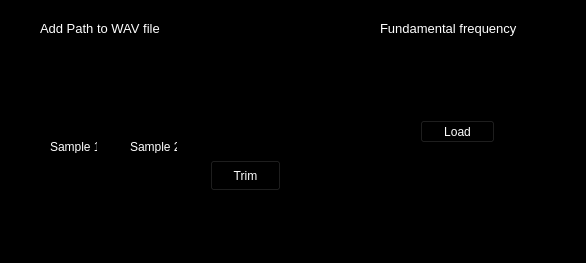
<?xml version="1.0" encoding="UTF-8"?>
<ui version="4.0">
 <class>MainWindow</class>
 <widget class="QMainWindow" name="MainWindow">
  <property name="geometry">
   <rect>
    <x>0</x>
    <y>0</y>
    <width>586</width>
    <height>263</height>
   </rect>
  </property>
  <property name="windowTitle">
   <string>MainWindow</string>
  </property>
  <property name="styleSheet">
   <string notr="true">background-color: rgb(0, 0, 0);</string>
  </property>
  <widget class="QWidget" name="centralwidget">
   <widget class="QPushButton" name="pushButton">
    <property name="geometry">
     <rect>
      <x>420</x>
      <y>120</y>
      <width>75</width>
      <height>23</height>
     </rect>
    </property>
    <property name="palette">
     <palette>
      <active>
       <colorrole role="Button">
        <brush brushstyle="SolidPattern">
         <color alpha="255">
          <red>0</red>
          <green>0</green>
          <blue>0</blue>
         </color>
        </brush>
       </colorrole>
       <colorrole role="ButtonText">
        <brush brushstyle="SolidPattern">
         <color alpha="255">
          <red>255</red>
          <green>255</green>
          <blue>255</blue>
         </color>
        </brush>
       </colorrole>
       <colorrole role="Base">
        <brush brushstyle="SolidPattern">
         <color alpha="255">
          <red>0</red>
          <green>0</green>
          <blue>0</blue>
         </color>
        </brush>
       </colorrole>
       <colorrole role="Window">
        <brush brushstyle="SolidPattern">
         <color alpha="255">
          <red>0</red>
          <green>0</green>
          <blue>0</blue>
         </color>
        </brush>
       </colorrole>
      </active>
      <inactive>
       <colorrole role="Button">
        <brush brushstyle="SolidPattern">
         <color alpha="255">
          <red>0</red>
          <green>0</green>
          <blue>0</blue>
         </color>
        </brush>
       </colorrole>
       <colorrole role="ButtonText">
        <brush brushstyle="SolidPattern">
         <color alpha="255">
          <red>255</red>
          <green>255</green>
          <blue>255</blue>
         </color>
        </brush>
       </colorrole>
       <colorrole role="Base">
        <brush brushstyle="SolidPattern">
         <color alpha="255">
          <red>0</red>
          <green>0</green>
          <blue>0</blue>
         </color>
        </brush>
       </colorrole>
       <colorrole role="Window">
        <brush brushstyle="SolidPattern">
         <color alpha="255">
          <red>0</red>
          <green>0</green>
          <blue>0</blue>
         </color>
        </brush>
       </colorrole>
      </inactive>
      <disabled>
       <colorrole role="Button">
        <brush brushstyle="SolidPattern">
         <color alpha="255">
          <red>0</red>
          <green>0</green>
          <blue>0</blue>
         </color>
        </brush>
       </colorrole>
       <colorrole role="ButtonText">
        <brush brushstyle="SolidPattern">
         <color alpha="255">
          <red>120</red>
          <green>120</green>
          <blue>120</blue>
         </color>
        </brush>
       </colorrole>
       <colorrole role="Base">
        <brush brushstyle="SolidPattern">
         <color alpha="255">
          <red>0</red>
          <green>0</green>
          <blue>0</blue>
         </color>
        </brush>
       </colorrole>
       <colorrole role="Window">
        <brush brushstyle="SolidPattern">
         <color alpha="255">
          <red>0</red>
          <green>0</green>
          <blue>0</blue>
         </color>
        </brush>
       </colorrole>
      </disabled>
     </palette>
    </property>
    <property name="text">
     <string>Load</string>
    </property>
    <property name="shortcut">
     <string>Ctrl+S</string>
    </property>
   </widget>
   <widget class="QTextEdit" name="textEdit">
    <property name="geometry">
     <rect>
      <x>40</x>
      <y>50</y>
      <width>291</width>
      <height>41</height>
     </rect>
    </property>
    <property name="palette">
     <palette>
      <active>
       <colorrole role="WindowText">
        <brush brushstyle="SolidPattern">
         <color alpha="255">
          <red>255</red>
          <green>255</green>
          <blue>255</blue>
         </color>
        </brush>
       </colorrole>
       <colorrole role="Button">
        <brush brushstyle="SolidPattern">
         <color alpha="255">
          <red>0</red>
          <green>0</green>
          <blue>0</blue>
         </color>
        </brush>
       </colorrole>
       <colorrole role="Text">
        <brush brushstyle="SolidPattern">
         <color alpha="255">
          <red>255</red>
          <green>255</green>
          <blue>255</blue>
         </color>
        </brush>
       </colorrole>
       <colorrole role="ButtonText">
        <brush brushstyle="SolidPattern">
         <color alpha="255">
          <red>255</red>
          <green>255</green>
          <blue>255</blue>
         </color>
        </brush>
       </colorrole>
       <colorrole role="Base">
        <brush brushstyle="SolidPattern">
         <color alpha="255">
          <red>0</red>
          <green>0</green>
          <blue>0</blue>
         </color>
        </brush>
       </colorrole>
       <colorrole role="Window">
        <brush brushstyle="SolidPattern">
         <color alpha="255">
          <red>0</red>
          <green>0</green>
          <blue>0</blue>
         </color>
        </brush>
       </colorrole>
      </active>
      <inactive>
       <colorrole role="WindowText">
        <brush brushstyle="SolidPattern">
         <color alpha="255">
          <red>255</red>
          <green>255</green>
          <blue>255</blue>
         </color>
        </brush>
       </colorrole>
       <colorrole role="Button">
        <brush brushstyle="SolidPattern">
         <color alpha="255">
          <red>0</red>
          <green>0</green>
          <blue>0</blue>
         </color>
        </brush>
       </colorrole>
       <colorrole role="Text">
        <brush brushstyle="SolidPattern">
         <color alpha="255">
          <red>255</red>
          <green>255</green>
          <blue>255</blue>
         </color>
        </brush>
       </colorrole>
       <colorrole role="ButtonText">
        <brush brushstyle="SolidPattern">
         <color alpha="255">
          <red>255</red>
          <green>255</green>
          <blue>255</blue>
         </color>
        </brush>
       </colorrole>
       <colorrole role="Base">
        <brush brushstyle="SolidPattern">
         <color alpha="255">
          <red>0</red>
          <green>0</green>
          <blue>0</blue>
         </color>
        </brush>
       </colorrole>
       <colorrole role="Window">
        <brush brushstyle="SolidPattern">
         <color alpha="255">
          <red>0</red>
          <green>0</green>
          <blue>0</blue>
         </color>
        </brush>
       </colorrole>
      </inactive>
      <disabled>
       <colorrole role="WindowText">
        <brush brushstyle="SolidPattern">
         <color alpha="255">
          <red>120</red>
          <green>120</green>
          <blue>120</blue>
         </color>
        </brush>
       </colorrole>
       <colorrole role="Button">
        <brush brushstyle="SolidPattern">
         <color alpha="255">
          <red>0</red>
          <green>0</green>
          <blue>0</blue>
         </color>
        </brush>
       </colorrole>
       <colorrole role="Text">
        <brush brushstyle="SolidPattern">
         <color alpha="255">
          <red>120</red>
          <green>120</green>
          <blue>120</blue>
         </color>
        </brush>
       </colorrole>
       <colorrole role="ButtonText">
        <brush brushstyle="SolidPattern">
         <color alpha="255">
          <red>120</red>
          <green>120</green>
          <blue>120</blue>
         </color>
        </brush>
       </colorrole>
       <colorrole role="Base">
        <brush brushstyle="SolidPattern">
         <color alpha="255">
          <red>0</red>
          <green>0</green>
          <blue>0</blue>
         </color>
        </brush>
       </colorrole>
       <colorrole role="Window">
        <brush brushstyle="SolidPattern">
         <color alpha="255">
          <red>0</red>
          <green>0</green>
          <blue>0</blue>
         </color>
        </brush>
       </colorrole>
      </disabled>
     </palette>
    </property>
   </widget>
   <widget class="QLabel" name="label">
    <property name="geometry">
     <rect>
      <x>40</x>
      <y>20</y>
      <width>171</width>
      <height>16</height>
     </rect>
    </property>
    <property name="palette">
     <palette>
      <active>
       <colorrole role="WindowText">
        <brush brushstyle="SolidPattern">
         <color alpha="255">
          <red>255</red>
          <green>255</green>
          <blue>255</blue>
         </color>
        </brush>
       </colorrole>
       <colorrole role="Button">
        <brush brushstyle="SolidPattern">
         <color alpha="255">
          <red>0</red>
          <green>0</green>
          <blue>0</blue>
         </color>
        </brush>
       </colorrole>
       <colorrole role="Text">
        <brush brushstyle="SolidPattern">
         <color alpha="255">
          <red>255</red>
          <green>255</green>
          <blue>255</blue>
         </color>
        </brush>
       </colorrole>
       <colorrole role="ButtonText">
        <brush brushstyle="SolidPattern">
         <color alpha="255">
          <red>255</red>
          <green>255</green>
          <blue>255</blue>
         </color>
        </brush>
       </colorrole>
       <colorrole role="Base">
        <brush brushstyle="SolidPattern">
         <color alpha="255">
          <red>0</red>
          <green>0</green>
          <blue>0</blue>
         </color>
        </brush>
       </colorrole>
       <colorrole role="Window">
        <brush brushstyle="SolidPattern">
         <color alpha="255">
          <red>0</red>
          <green>0</green>
          <blue>0</blue>
         </color>
        </brush>
       </colorrole>
      </active>
      <inactive>
       <colorrole role="WindowText">
        <brush brushstyle="SolidPattern">
         <color alpha="255">
          <red>255</red>
          <green>255</green>
          <blue>255</blue>
         </color>
        </brush>
       </colorrole>
       <colorrole role="Button">
        <brush brushstyle="SolidPattern">
         <color alpha="255">
          <red>0</red>
          <green>0</green>
          <blue>0</blue>
         </color>
        </brush>
       </colorrole>
       <colorrole role="Text">
        <brush brushstyle="SolidPattern">
         <color alpha="255">
          <red>255</red>
          <green>255</green>
          <blue>255</blue>
         </color>
        </brush>
       </colorrole>
       <colorrole role="ButtonText">
        <brush brushstyle="SolidPattern">
         <color alpha="255">
          <red>255</red>
          <green>255</green>
          <blue>255</blue>
         </color>
        </brush>
       </colorrole>
       <colorrole role="Base">
        <brush brushstyle="SolidPattern">
         <color alpha="255">
          <red>0</red>
          <green>0</green>
          <blue>0</blue>
         </color>
        </brush>
       </colorrole>
       <colorrole role="Window">
        <brush brushstyle="SolidPattern">
         <color alpha="255">
          <red>0</red>
          <green>0</green>
          <blue>0</blue>
         </color>
        </brush>
       </colorrole>
      </inactive>
      <disabled>
       <colorrole role="WindowText">
        <brush brushstyle="SolidPattern">
         <color alpha="255">
          <red>120</red>
          <green>120</green>
          <blue>120</blue>
         </color>
        </brush>
       </colorrole>
       <colorrole role="Button">
        <brush brushstyle="SolidPattern">
         <color alpha="255">
          <red>0</red>
          <green>0</green>
          <blue>0</blue>
         </color>
        </brush>
       </colorrole>
       <colorrole role="Text">
        <brush brushstyle="SolidPattern">
         <color alpha="255">
          <red>120</red>
          <green>120</green>
          <blue>120</blue>
         </color>
        </brush>
       </colorrole>
       <colorrole role="ButtonText">
        <brush brushstyle="SolidPattern">
         <color alpha="255">
          <red>120</red>
          <green>120</green>
          <blue>120</blue>
         </color>
        </brush>
       </colorrole>
       <colorrole role="Base">
        <brush brushstyle="SolidPattern">
         <color alpha="255">
          <red>0</red>
          <green>0</green>
          <blue>0</blue>
         </color>
        </brush>
       </colorrole>
       <colorrole role="Window">
        <brush brushstyle="SolidPattern">
         <color alpha="255">
          <red>0</red>
          <green>0</green>
          <blue>0</blue>
         </color>
        </brush>
       </colorrole>
      </disabled>
     </palette>
    </property>
    <property name="font">
     <font>
      <pointsize>10</pointsize>
     </font>
    </property>
    <property name="text">
     <string>Add Path to WAV file</string>
    </property>
   </widget>
   <widget class="QTextEdit" name="textEdit_2">
    <property name="geometry">
     <rect>
      <x>130</x>
      <y>160</y>
      <width>41</width>
      <height>31</height>
     </rect>
    </property>
    <property name="palette">
     <palette>
      <active>
       <colorrole role="WindowText">
        <brush brushstyle="SolidPattern">
         <color alpha="255">
          <red>255</red>
          <green>255</green>
          <blue>255</blue>
         </color>
        </brush>
       </colorrole>
       <colorrole role="Button">
        <brush brushstyle="SolidPattern">
         <color alpha="255">
          <red>0</red>
          <green>0</green>
          <blue>0</blue>
         </color>
        </brush>
       </colorrole>
       <colorrole role="Text">
        <brush brushstyle="SolidPattern">
         <color alpha="255">
          <red>255</red>
          <green>255</green>
          <blue>255</blue>
         </color>
        </brush>
       </colorrole>
       <colorrole role="ButtonText">
        <brush brushstyle="SolidPattern">
         <color alpha="255">
          <red>255</red>
          <green>255</green>
          <blue>255</blue>
         </color>
        </brush>
       </colorrole>
       <colorrole role="Base">
        <brush brushstyle="SolidPattern">
         <color alpha="255">
          <red>0</red>
          <green>0</green>
          <blue>0</blue>
         </color>
        </brush>
       </colorrole>
       <colorrole role="Window">
        <brush brushstyle="SolidPattern">
         <color alpha="255">
          <red>0</red>
          <green>0</green>
          <blue>0</blue>
         </color>
        </brush>
       </colorrole>
      </active>
      <inactive>
       <colorrole role="WindowText">
        <brush brushstyle="SolidPattern">
         <color alpha="255">
          <red>255</red>
          <green>255</green>
          <blue>255</blue>
         </color>
        </brush>
       </colorrole>
       <colorrole role="Button">
        <brush brushstyle="SolidPattern">
         <color alpha="255">
          <red>0</red>
          <green>0</green>
          <blue>0</blue>
         </color>
        </brush>
       </colorrole>
       <colorrole role="Text">
        <brush brushstyle="SolidPattern">
         <color alpha="255">
          <red>255</red>
          <green>255</green>
          <blue>255</blue>
         </color>
        </brush>
       </colorrole>
       <colorrole role="ButtonText">
        <brush brushstyle="SolidPattern">
         <color alpha="255">
          <red>255</red>
          <green>255</green>
          <blue>255</blue>
         </color>
        </brush>
       </colorrole>
       <colorrole role="Base">
        <brush brushstyle="SolidPattern">
         <color alpha="255">
          <red>0</red>
          <green>0</green>
          <blue>0</blue>
         </color>
        </brush>
       </colorrole>
       <colorrole role="Window">
        <brush brushstyle="SolidPattern">
         <color alpha="255">
          <red>0</red>
          <green>0</green>
          <blue>0</blue>
         </color>
        </brush>
       </colorrole>
      </inactive>
      <disabled>
       <colorrole role="WindowText">
        <brush brushstyle="SolidPattern">
         <color alpha="255">
          <red>120</red>
          <green>120</green>
          <blue>120</blue>
         </color>
        </brush>
       </colorrole>
       <colorrole role="Button">
        <brush brushstyle="SolidPattern">
         <color alpha="255">
          <red>0</red>
          <green>0</green>
          <blue>0</blue>
         </color>
        </brush>
       </colorrole>
       <colorrole role="Text">
        <brush brushstyle="SolidPattern">
         <color alpha="255">
          <red>120</red>
          <green>120</green>
          <blue>120</blue>
         </color>
        </brush>
       </colorrole>
       <colorrole role="ButtonText">
        <brush brushstyle="SolidPattern">
         <color alpha="255">
          <red>120</red>
          <green>120</green>
          <blue>120</blue>
         </color>
        </brush>
       </colorrole>
       <colorrole role="Base">
        <brush brushstyle="SolidPattern">
         <color alpha="255">
          <red>0</red>
          <green>0</green>
          <blue>0</blue>
         </color>
        </brush>
       </colorrole>
       <colorrole role="Window">
        <brush brushstyle="SolidPattern">
         <color alpha="255">
          <red>0</red>
          <green>0</green>
          <blue>0</blue>
         </color>
        </brush>
       </colorrole>
      </disabled>
     </palette>
    </property>
   </widget>
   <widget class="QTextEdit" name="textEdit_3">
    <property name="geometry">
     <rect>
      <x>50</x>
      <y>160</y>
      <width>41</width>
      <height>31</height>
     </rect>
    </property>
    <property name="palette">
     <palette>
      <active>
       <colorrole role="WindowText">
        <brush brushstyle="SolidPattern">
         <color alpha="255">
          <red>255</red>
          <green>255</green>
          <blue>255</blue>
         </color>
        </brush>
       </colorrole>
       <colorrole role="Button">
        <brush brushstyle="SolidPattern">
         <color alpha="255">
          <red>0</red>
          <green>0</green>
          <blue>0</blue>
         </color>
        </brush>
       </colorrole>
       <colorrole role="Text">
        <brush brushstyle="SolidPattern">
         <color alpha="255">
          <red>255</red>
          <green>255</green>
          <blue>255</blue>
         </color>
        </brush>
       </colorrole>
       <colorrole role="ButtonText">
        <brush brushstyle="SolidPattern">
         <color alpha="255">
          <red>255</red>
          <green>255</green>
          <blue>255</blue>
         </color>
        </brush>
       </colorrole>
       <colorrole role="Base">
        <brush brushstyle="SolidPattern">
         <color alpha="255">
          <red>0</red>
          <green>0</green>
          <blue>0</blue>
         </color>
        </brush>
       </colorrole>
       <colorrole role="Window">
        <brush brushstyle="SolidPattern">
         <color alpha="255">
          <red>0</red>
          <green>0</green>
          <blue>0</blue>
         </color>
        </brush>
       </colorrole>
      </active>
      <inactive>
       <colorrole role="WindowText">
        <brush brushstyle="SolidPattern">
         <color alpha="255">
          <red>255</red>
          <green>255</green>
          <blue>255</blue>
         </color>
        </brush>
       </colorrole>
       <colorrole role="Button">
        <brush brushstyle="SolidPattern">
         <color alpha="255">
          <red>0</red>
          <green>0</green>
          <blue>0</blue>
         </color>
        </brush>
       </colorrole>
       <colorrole role="Text">
        <brush brushstyle="SolidPattern">
         <color alpha="255">
          <red>255</red>
          <green>255</green>
          <blue>255</blue>
         </color>
        </brush>
       </colorrole>
       <colorrole role="ButtonText">
        <brush brushstyle="SolidPattern">
         <color alpha="255">
          <red>255</red>
          <green>255</green>
          <blue>255</blue>
         </color>
        </brush>
       </colorrole>
       <colorrole role="Base">
        <brush brushstyle="SolidPattern">
         <color alpha="255">
          <red>0</red>
          <green>0</green>
          <blue>0</blue>
         </color>
        </brush>
       </colorrole>
       <colorrole role="Window">
        <brush brushstyle="SolidPattern">
         <color alpha="255">
          <red>0</red>
          <green>0</green>
          <blue>0</blue>
         </color>
        </brush>
       </colorrole>
      </inactive>
      <disabled>
       <colorrole role="WindowText">
        <brush brushstyle="SolidPattern">
         <color alpha="255">
          <red>120</red>
          <green>120</green>
          <blue>120</blue>
         </color>
        </brush>
       </colorrole>
       <colorrole role="Button">
        <brush brushstyle="SolidPattern">
         <color alpha="255">
          <red>0</red>
          <green>0</green>
          <blue>0</blue>
         </color>
        </brush>
       </colorrole>
       <colorrole role="Text">
        <brush brushstyle="SolidPattern">
         <color alpha="255">
          <red>120</red>
          <green>120</green>
          <blue>120</blue>
         </color>
        </brush>
       </colorrole>
       <colorrole role="ButtonText">
        <brush brushstyle="SolidPattern">
         <color alpha="255">
          <red>120</red>
          <green>120</green>
          <blue>120</blue>
         </color>
        </brush>
       </colorrole>
       <colorrole role="Base">
        <brush brushstyle="SolidPattern">
         <color alpha="255">
          <red>0</red>
          <green>0</green>
          <blue>0</blue>
         </color>
        </brush>
       </colorrole>
       <colorrole role="Window">
        <brush brushstyle="SolidPattern">
         <color alpha="255">
          <red>0</red>
          <green>0</green>
          <blue>0</blue>
         </color>
        </brush>
       </colorrole>
      </disabled>
     </palette>
    </property>
   </widget>
   <widget class="QPushButton" name="pushButton_2">
    <property name="geometry">
     <rect>
      <x>210</x>
      <y>160</y>
      <width>71</width>
      <height>31</height>
     </rect>
    </property>
    <property name="palette">
     <palette>
      <active>
       <colorrole role="Button">
        <brush brushstyle="SolidPattern">
         <color alpha="255">
          <red>0</red>
          <green>0</green>
          <blue>0</blue>
         </color>
        </brush>
       </colorrole>
       <colorrole role="ButtonText">
        <brush brushstyle="SolidPattern">
         <color alpha="255">
          <red>255</red>
          <green>255</green>
          <blue>255</blue>
         </color>
        </brush>
       </colorrole>
       <colorrole role="Base">
        <brush brushstyle="SolidPattern">
         <color alpha="255">
          <red>0</red>
          <green>0</green>
          <blue>0</blue>
         </color>
        </brush>
       </colorrole>
       <colorrole role="Window">
        <brush brushstyle="SolidPattern">
         <color alpha="255">
          <red>0</red>
          <green>0</green>
          <blue>0</blue>
         </color>
        </brush>
       </colorrole>
       <colorrole role="AlternateBase">
        <brush brushstyle="RadialGradientPattern">
         <gradient centralx="0.500000000000000" centraly="0.500000000000000" focalx="0.500000000000000" focaly="0.506000000000000" radius="0.810000000000000" type="RadialGradient" spread="PadSpread" coordinatemode="ObjectBoundingMode">
          <gradientstop position="0.194000000000000">
           <color alpha="255">
            <red>0</red>
            <green>0</green>
            <blue>0</blue>
           </color>
          </gradientstop>
          <gradientstop position="1.000000000000000">
           <color alpha="255">
            <red>255</red>
            <green>255</green>
            <blue>255</blue>
           </color>
          </gradientstop>
         </gradient>
        </brush>
       </colorrole>
      </active>
      <inactive>
       <colorrole role="Button">
        <brush brushstyle="SolidPattern">
         <color alpha="255">
          <red>0</red>
          <green>0</green>
          <blue>0</blue>
         </color>
        </brush>
       </colorrole>
       <colorrole role="ButtonText">
        <brush brushstyle="SolidPattern">
         <color alpha="255">
          <red>255</red>
          <green>255</green>
          <blue>255</blue>
         </color>
        </brush>
       </colorrole>
       <colorrole role="Base">
        <brush brushstyle="SolidPattern">
         <color alpha="255">
          <red>0</red>
          <green>0</green>
          <blue>0</blue>
         </color>
        </brush>
       </colorrole>
       <colorrole role="Window">
        <brush brushstyle="SolidPattern">
         <color alpha="255">
          <red>0</red>
          <green>0</green>
          <blue>0</blue>
         </color>
        </brush>
       </colorrole>
       <colorrole role="AlternateBase">
        <brush brushstyle="RadialGradientPattern">
         <gradient centralx="0.500000000000000" centraly="0.500000000000000" focalx="0.500000000000000" focaly="0.506000000000000" radius="0.810000000000000" type="RadialGradient" spread="PadSpread" coordinatemode="ObjectBoundingMode">
          <gradientstop position="0.194000000000000">
           <color alpha="255">
            <red>0</red>
            <green>0</green>
            <blue>0</blue>
           </color>
          </gradientstop>
          <gradientstop position="1.000000000000000">
           <color alpha="255">
            <red>255</red>
            <green>255</green>
            <blue>255</blue>
           </color>
          </gradientstop>
         </gradient>
        </brush>
       </colorrole>
      </inactive>
      <disabled>
       <colorrole role="Button">
        <brush brushstyle="SolidPattern">
         <color alpha="255">
          <red>0</red>
          <green>0</green>
          <blue>0</blue>
         </color>
        </brush>
       </colorrole>
       <colorrole role="ButtonText">
        <brush brushstyle="SolidPattern">
         <color alpha="255">
          <red>120</red>
          <green>120</green>
          <blue>120</blue>
         </color>
        </brush>
       </colorrole>
       <colorrole role="Base">
        <brush brushstyle="SolidPattern">
         <color alpha="255">
          <red>0</red>
          <green>0</green>
          <blue>0</blue>
         </color>
        </brush>
       </colorrole>
       <colorrole role="Window">
        <brush brushstyle="SolidPattern">
         <color alpha="255">
          <red>0</red>
          <green>0</green>
          <blue>0</blue>
         </color>
        </brush>
       </colorrole>
       <colorrole role="AlternateBase">
        <brush brushstyle="RadialGradientPattern">
         <gradient centralx="0.500000000000000" centraly="0.500000000000000" focalx="0.500000000000000" focaly="0.506000000000000" radius="0.810000000000000" type="RadialGradient" spread="PadSpread" coordinatemode="ObjectBoundingMode">
          <gradientstop position="0.194000000000000">
           <color alpha="255">
            <red>0</red>
            <green>0</green>
            <blue>0</blue>
           </color>
          </gradientstop>
          <gradientstop position="1.000000000000000">
           <color alpha="255">
            <red>255</red>
            <green>255</green>
            <blue>255</blue>
           </color>
          </gradientstop>
         </gradient>
        </brush>
       </colorrole>
      </disabled>
     </palette>
    </property>
    <property name="styleSheet">
     <string notr="true">border-color: qradialgradient(spread:pad, cx:0.5, cy:0.5, radius:0.81, fx:0.5, fy:0.506, stop:0.194 rgba(0, 0, 0, 255), stop:1 rgba(255, 255, 255, 255));
alternate-background-color: qradialgradient(spread:pad, cx:0.5, cy:0.5, radius:0.81, fx:0.5, fy:0.506, stop:0.194 rgba(0, 0, 0, 255), stop:1 rgba(255, 255, 255, 255));</string>
    </property>
    <property name="text">
     <string>Trim</string>
    </property>
    <property name="flat">
     <bool>false</bool>
    </property>
   </widget>
   <widget class="QLabel" name="label_2">
    <property name="geometry">
     <rect>
      <x>50</x>
      <y>140</y>
      <width>47</width>
      <height>13</height>
     </rect>
    </property>
    <property name="palette">
     <palette>
      <active>
       <colorrole role="WindowText">
        <brush brushstyle="SolidPattern">
         <color alpha="255">
          <red>255</red>
          <green>255</green>
          <blue>255</blue>
         </color>
        </brush>
       </colorrole>
       <colorrole role="Button">
        <brush brushstyle="SolidPattern">
         <color alpha="255">
          <red>0</red>
          <green>0</green>
          <blue>0</blue>
         </color>
        </brush>
       </colorrole>
       <colorrole role="ButtonText">
        <brush brushstyle="SolidPattern">
         <color alpha="255">
          <red>255</red>
          <green>255</green>
          <blue>255</blue>
         </color>
        </brush>
       </colorrole>
       <colorrole role="Base">
        <brush brushstyle="SolidPattern">
         <color alpha="255">
          <red>0</red>
          <green>0</green>
          <blue>0</blue>
         </color>
        </brush>
       </colorrole>
       <colorrole role="Window">
        <brush brushstyle="SolidPattern">
         <color alpha="255">
          <red>0</red>
          <green>0</green>
          <blue>0</blue>
         </color>
        </brush>
       </colorrole>
      </active>
      <inactive>
       <colorrole role="WindowText">
        <brush brushstyle="SolidPattern">
         <color alpha="255">
          <red>255</red>
          <green>255</green>
          <blue>255</blue>
         </color>
        </brush>
       </colorrole>
       <colorrole role="Button">
        <brush brushstyle="SolidPattern">
         <color alpha="255">
          <red>0</red>
          <green>0</green>
          <blue>0</blue>
         </color>
        </brush>
       </colorrole>
       <colorrole role="ButtonText">
        <brush brushstyle="SolidPattern">
         <color alpha="255">
          <red>255</red>
          <green>255</green>
          <blue>255</blue>
         </color>
        </brush>
       </colorrole>
       <colorrole role="Base">
        <brush brushstyle="SolidPattern">
         <color alpha="255">
          <red>0</red>
          <green>0</green>
          <blue>0</blue>
         </color>
        </brush>
       </colorrole>
       <colorrole role="Window">
        <brush brushstyle="SolidPattern">
         <color alpha="255">
          <red>0</red>
          <green>0</green>
          <blue>0</blue>
         </color>
        </brush>
       </colorrole>
      </inactive>
      <disabled>
       <colorrole role="WindowText">
        <brush brushstyle="SolidPattern">
         <color alpha="255">
          <red>120</red>
          <green>120</green>
          <blue>120</blue>
         </color>
        </brush>
       </colorrole>
       <colorrole role="Button">
        <brush brushstyle="SolidPattern">
         <color alpha="255">
          <red>0</red>
          <green>0</green>
          <blue>0</blue>
         </color>
        </brush>
       </colorrole>
       <colorrole role="ButtonText">
        <brush brushstyle="SolidPattern">
         <color alpha="255">
          <red>120</red>
          <green>120</green>
          <blue>120</blue>
         </color>
        </brush>
       </colorrole>
       <colorrole role="Base">
        <brush brushstyle="SolidPattern">
         <color alpha="255">
          <red>0</red>
          <green>0</green>
          <blue>0</blue>
         </color>
        </brush>
       </colorrole>
       <colorrole role="Window">
        <brush brushstyle="SolidPattern">
         <color alpha="255">
          <red>0</red>
          <green>0</green>
          <blue>0</blue>
         </color>
        </brush>
       </colorrole>
      </disabled>
     </palette>
    </property>
    <property name="text">
     <string>Sample 1</string>
    </property>
   </widget>
   <widget class="QLabel" name="label_3">
    <property name="geometry">
     <rect>
      <x>130</x>
      <y>140</y>
      <width>47</width>
      <height>13</height>
     </rect>
    </property>
    <property name="palette">
     <palette>
      <active>
       <colorrole role="WindowText">
        <brush brushstyle="SolidPattern">
         <color alpha="255">
          <red>255</red>
          <green>255</green>
          <blue>255</blue>
         </color>
        </brush>
       </colorrole>
       <colorrole role="Button">
        <brush brushstyle="SolidPattern">
         <color alpha="255">
          <red>0</red>
          <green>0</green>
          <blue>0</blue>
         </color>
        </brush>
       </colorrole>
       <colorrole role="ButtonText">
        <brush brushstyle="SolidPattern">
         <color alpha="255">
          <red>255</red>
          <green>255</green>
          <blue>255</blue>
         </color>
        </brush>
       </colorrole>
       <colorrole role="Base">
        <brush brushstyle="SolidPattern">
         <color alpha="255">
          <red>0</red>
          <green>0</green>
          <blue>0</blue>
         </color>
        </brush>
       </colorrole>
       <colorrole role="Window">
        <brush brushstyle="SolidPattern">
         <color alpha="255">
          <red>0</red>
          <green>0</green>
          <blue>0</blue>
         </color>
        </brush>
       </colorrole>
      </active>
      <inactive>
       <colorrole role="WindowText">
        <brush brushstyle="SolidPattern">
         <color alpha="255">
          <red>255</red>
          <green>255</green>
          <blue>255</blue>
         </color>
        </brush>
       </colorrole>
       <colorrole role="Button">
        <brush brushstyle="SolidPattern">
         <color alpha="255">
          <red>0</red>
          <green>0</green>
          <blue>0</blue>
         </color>
        </brush>
       </colorrole>
       <colorrole role="ButtonText">
        <brush brushstyle="SolidPattern">
         <color alpha="255">
          <red>255</red>
          <green>255</green>
          <blue>255</blue>
         </color>
        </brush>
       </colorrole>
       <colorrole role="Base">
        <brush brushstyle="SolidPattern">
         <color alpha="255">
          <red>0</red>
          <green>0</green>
          <blue>0</blue>
         </color>
        </brush>
       </colorrole>
       <colorrole role="Window">
        <brush brushstyle="SolidPattern">
         <color alpha="255">
          <red>0</red>
          <green>0</green>
          <blue>0</blue>
         </color>
        </brush>
       </colorrole>
      </inactive>
      <disabled>
       <colorrole role="WindowText">
        <brush brushstyle="SolidPattern">
         <color alpha="255">
          <red>120</red>
          <green>120</green>
          <blue>120</blue>
         </color>
        </brush>
       </colorrole>
       <colorrole role="Button">
        <brush brushstyle="SolidPattern">
         <color alpha="255">
          <red>0</red>
          <green>0</green>
          <blue>0</blue>
         </color>
        </brush>
       </colorrole>
       <colorrole role="ButtonText">
        <brush brushstyle="SolidPattern">
         <color alpha="255">
          <red>120</red>
          <green>120</green>
          <blue>120</blue>
         </color>
        </brush>
       </colorrole>
       <colorrole role="Base">
        <brush brushstyle="SolidPattern">
         <color alpha="255">
          <red>0</red>
          <green>0</green>
          <blue>0</blue>
         </color>
        </brush>
       </colorrole>
       <colorrole role="Window">
        <brush brushstyle="SolidPattern">
         <color alpha="255">
          <red>0</red>
          <green>0</green>
          <blue>0</blue>
         </color>
        </brush>
       </colorrole>
      </disabled>
     </palette>
    </property>
    <property name="text">
     <string>Sample 2</string>
    </property>
   </widget>
   <widget class="QTextEdit" name="textEdit_4">
    <property name="geometry">
     <rect>
      <x>430</x>
      <y>50</y>
      <width>51</width>
      <height>41</height>
     </rect>
    </property>
    <property name="palette">
     <palette>
      <active>
       <colorrole role="WindowText">
        <brush brushstyle="SolidPattern">
         <color alpha="255">
          <red>255</red>
          <green>255</green>
          <blue>255</blue>
         </color>
        </brush>
       </colorrole>
       <colorrole role="Button">
        <brush brushstyle="SolidPattern">
         <color alpha="255">
          <red>0</red>
          <green>0</green>
          <blue>0</blue>
         </color>
        </brush>
       </colorrole>
       <colorrole role="Text">
        <brush brushstyle="SolidPattern">
         <color alpha="255">
          <red>255</red>
          <green>255</green>
          <blue>255</blue>
         </color>
        </brush>
       </colorrole>
       <colorrole role="ButtonText">
        <brush brushstyle="SolidPattern">
         <color alpha="255">
          <red>255</red>
          <green>255</green>
          <blue>255</blue>
         </color>
        </brush>
       </colorrole>
       <colorrole role="Base">
        <brush brushstyle="SolidPattern">
         <color alpha="255">
          <red>0</red>
          <green>0</green>
          <blue>0</blue>
         </color>
        </brush>
       </colorrole>
       <colorrole role="Window">
        <brush brushstyle="SolidPattern">
         <color alpha="255">
          <red>0</red>
          <green>0</green>
          <blue>0</blue>
         </color>
        </brush>
       </colorrole>
      </active>
      <inactive>
       <colorrole role="WindowText">
        <brush brushstyle="SolidPattern">
         <color alpha="255">
          <red>255</red>
          <green>255</green>
          <blue>255</blue>
         </color>
        </brush>
       </colorrole>
       <colorrole role="Button">
        <brush brushstyle="SolidPattern">
         <color alpha="255">
          <red>0</red>
          <green>0</green>
          <blue>0</blue>
         </color>
        </brush>
       </colorrole>
       <colorrole role="Text">
        <brush brushstyle="SolidPattern">
         <color alpha="255">
          <red>255</red>
          <green>255</green>
          <blue>255</blue>
         </color>
        </brush>
       </colorrole>
       <colorrole role="ButtonText">
        <brush brushstyle="SolidPattern">
         <color alpha="255">
          <red>255</red>
          <green>255</green>
          <blue>255</blue>
         </color>
        </brush>
       </colorrole>
       <colorrole role="Base">
        <brush brushstyle="SolidPattern">
         <color alpha="255">
          <red>0</red>
          <green>0</green>
          <blue>0</blue>
         </color>
        </brush>
       </colorrole>
       <colorrole role="Window">
        <brush brushstyle="SolidPattern">
         <color alpha="255">
          <red>0</red>
          <green>0</green>
          <blue>0</blue>
         </color>
        </brush>
       </colorrole>
      </inactive>
      <disabled>
       <colorrole role="WindowText">
        <brush brushstyle="SolidPattern">
         <color alpha="255">
          <red>120</red>
          <green>120</green>
          <blue>120</blue>
         </color>
        </brush>
       </colorrole>
       <colorrole role="Button">
        <brush brushstyle="SolidPattern">
         <color alpha="255">
          <red>0</red>
          <green>0</green>
          <blue>0</blue>
         </color>
        </brush>
       </colorrole>
       <colorrole role="Text">
        <brush brushstyle="SolidPattern">
         <color alpha="255">
          <red>120</red>
          <green>120</green>
          <blue>120</blue>
         </color>
        </brush>
       </colorrole>
       <colorrole role="ButtonText">
        <brush brushstyle="SolidPattern">
         <color alpha="255">
          <red>120</red>
          <green>120</green>
          <blue>120</blue>
         </color>
        </brush>
       </colorrole>
       <colorrole role="Base">
        <brush brushstyle="SolidPattern">
         <color alpha="255">
          <red>0</red>
          <green>0</green>
          <blue>0</blue>
         </color>
        </brush>
       </colorrole>
       <colorrole role="Window">
        <brush brushstyle="SolidPattern">
         <color alpha="255">
          <red>0</red>
          <green>0</green>
          <blue>0</blue>
         </color>
        </brush>
       </colorrole>
      </disabled>
     </palette>
    </property>
   </widget>
   <widget class="QLabel" name="label_4">
    <property name="geometry">
     <rect>
      <x>380</x>
      <y>20</y>
      <width>171</width>
      <height>16</height>
     </rect>
    </property>
    <property name="palette">
     <palette>
      <active>
       <colorrole role="WindowText">
        <brush brushstyle="SolidPattern">
         <color alpha="255">
          <red>255</red>
          <green>255</green>
          <blue>255</blue>
         </color>
        </brush>
       </colorrole>
       <colorrole role="Button">
        <brush brushstyle="SolidPattern">
         <color alpha="255">
          <red>0</red>
          <green>0</green>
          <blue>0</blue>
         </color>
        </brush>
       </colorrole>
       <colorrole role="Text">
        <brush brushstyle="SolidPattern">
         <color alpha="255">
          <red>255</red>
          <green>255</green>
          <blue>255</blue>
         </color>
        </brush>
       </colorrole>
       <colorrole role="ButtonText">
        <brush brushstyle="SolidPattern">
         <color alpha="255">
          <red>255</red>
          <green>255</green>
          <blue>255</blue>
         </color>
        </brush>
       </colorrole>
       <colorrole role="Base">
        <brush brushstyle="SolidPattern">
         <color alpha="255">
          <red>0</red>
          <green>0</green>
          <blue>0</blue>
         </color>
        </brush>
       </colorrole>
       <colorrole role="Window">
        <brush brushstyle="SolidPattern">
         <color alpha="255">
          <red>0</red>
          <green>0</green>
          <blue>0</blue>
         </color>
        </brush>
       </colorrole>
      </active>
      <inactive>
       <colorrole role="WindowText">
        <brush brushstyle="SolidPattern">
         <color alpha="255">
          <red>255</red>
          <green>255</green>
          <blue>255</blue>
         </color>
        </brush>
       </colorrole>
       <colorrole role="Button">
        <brush brushstyle="SolidPattern">
         <color alpha="255">
          <red>0</red>
          <green>0</green>
          <blue>0</blue>
         </color>
        </brush>
       </colorrole>
       <colorrole role="Text">
        <brush brushstyle="SolidPattern">
         <color alpha="255">
          <red>255</red>
          <green>255</green>
          <blue>255</blue>
         </color>
        </brush>
       </colorrole>
       <colorrole role="ButtonText">
        <brush brushstyle="SolidPattern">
         <color alpha="255">
          <red>255</red>
          <green>255</green>
          <blue>255</blue>
         </color>
        </brush>
       </colorrole>
       <colorrole role="Base">
        <brush brushstyle="SolidPattern">
         <color alpha="255">
          <red>0</red>
          <green>0</green>
          <blue>0</blue>
         </color>
        </brush>
       </colorrole>
       <colorrole role="Window">
        <brush brushstyle="SolidPattern">
         <color alpha="255">
          <red>0</red>
          <green>0</green>
          <blue>0</blue>
         </color>
        </brush>
       </colorrole>
      </inactive>
      <disabled>
       <colorrole role="WindowText">
        <brush brushstyle="SolidPattern">
         <color alpha="255">
          <red>120</red>
          <green>120</green>
          <blue>120</blue>
         </color>
        </brush>
       </colorrole>
       <colorrole role="Button">
        <brush brushstyle="SolidPattern">
         <color alpha="255">
          <red>0</red>
          <green>0</green>
          <blue>0</blue>
         </color>
        </brush>
       </colorrole>
       <colorrole role="Text">
        <brush brushstyle="SolidPattern">
         <color alpha="255">
          <red>120</red>
          <green>120</green>
          <blue>120</blue>
         </color>
        </brush>
       </colorrole>
       <colorrole role="ButtonText">
        <brush brushstyle="SolidPattern">
         <color alpha="255">
          <red>120</red>
          <green>120</green>
          <blue>120</blue>
         </color>
        </brush>
       </colorrole>
       <colorrole role="Base">
        <brush brushstyle="SolidPattern">
         <color alpha="255">
          <red>0</red>
          <green>0</green>
          <blue>0</blue>
         </color>
        </brush>
       </colorrole>
       <colorrole role="Window">
        <brush brushstyle="SolidPattern">
         <color alpha="255">
          <red>0</red>
          <green>0</green>
          <blue>0</blue>
         </color>
        </brush>
       </colorrole>
      </disabled>
     </palette>
    </property>
    <property name="font">
     <font>
      <pointsize>10</pointsize>
     </font>
    </property>
    <property name="text">
     <string>Fundamental frequency</string>
    </property>
   </widget>
  </widget>
  <widget class="QMenuBar" name="menubar">
   <property name="geometry">
    <rect>
     <x>0</x>
     <y>0</y>
     <width>586</width>
     <height>21</height>
    </rect>
   </property>
  </widget>
  <widget class="QStatusBar" name="statusbar"/>
 </widget>
 <resources/>
 <connections/>
</ui>
